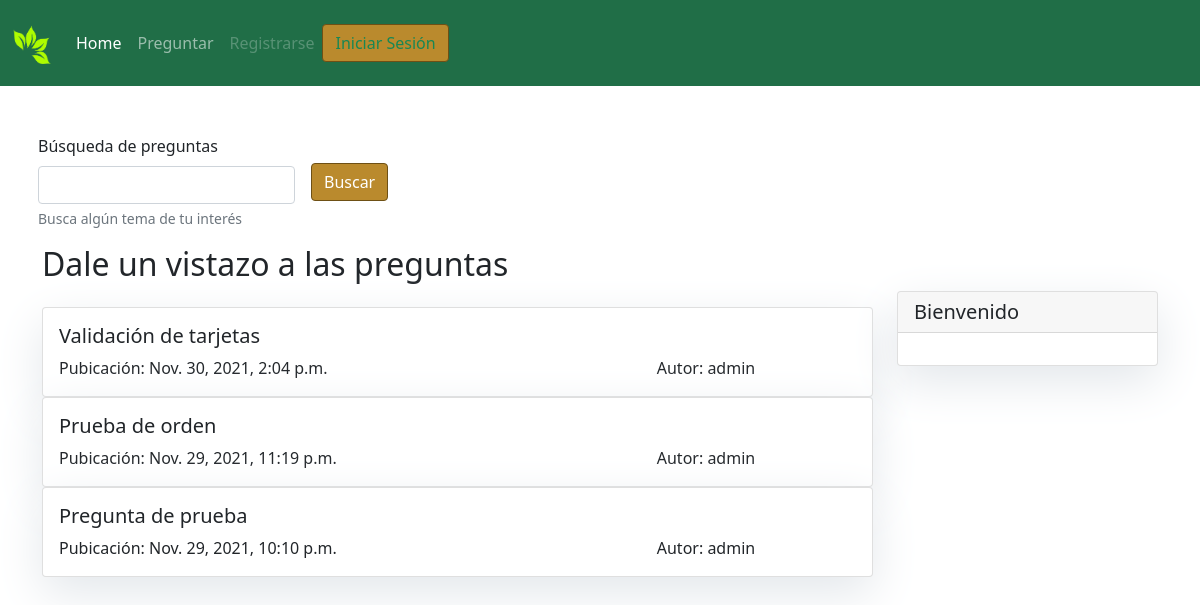
The app's page /, older data.
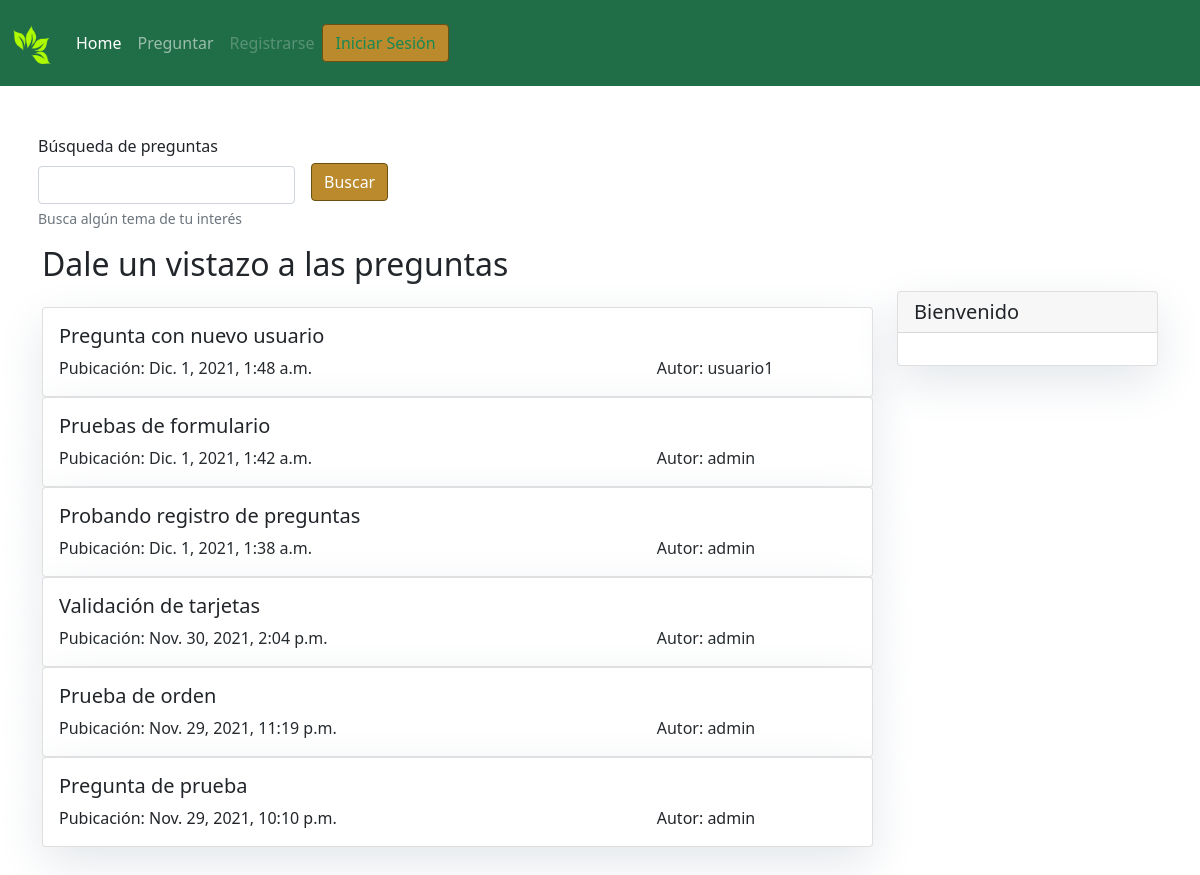
The same page, newer data.
### q_and_a/models.py (models this page shows, shortened)
class Pregunta(models.Model):
    titulo = models.CharField(max_length=200)
    detalle = models.TextField()
    fecha_publicacion = models.DateTimeField()
    autor = models.ForeignKey(User, on_delete=models.CASCADE)
    class Meta:
        ordering = ['-fecha_publicacion']

### q_and_a/views.py (the view)
# urls.py: path('', views.ListaPreguntas.as_view(), name='home'),
class ListaPreguntas(generic.ListView):
    template_name = 'index.html'
    def get_queryset(self):
        tema = self.request.GET.get('tema', '')
        if(tema != ''):
            query = Q(titulo__icontains=tema)
            queryset = Pregunta.objects.filter(query).order_by('-fecha_publicacion')
        else:
            queryset = Pregunta.objects.order_by('-fecha_publicacion')
        return queryset

### templates/index.html (shortened to what this page needs)
{% extends "base.html" %}
{% block content %}
    <form class="row row-cols-lg-auto g-3 align-items-center"
    method="GET" action="{% url 'preguntas:buscar' %}">
        <div class="col-12">
            <label for="InputSearch" class="form-label">Búsqueda de preguntas</label>
            <input type="text" name="tema" class="form-control" id="InputSearch" aria-describedby="searchHelp">
            <div id="searchHelp" class="form-text">Busca algún tema de tu interés</div>
        </div>
        <div class="col-12">
            <button type="submit" class="btn btn-primary">Buscar</button>
        </div>
    </form>
    <h2>Dale un vistazo a las preguntas</h2>
    <div class="col-md-9 mt-3 left">
        {% for pregunta in pregunta_list %}
        <div class="card w-85" id="{% url 'preguntas:detalles' pregunta.id %}">
            <div class="card-body">
                <h5 class="card-title">{{ pregunta.titulo }}</h5>
                <p class="card-text">
                    <span style="float: left; width: 75%;">
                        Pubicación: {{ pregunta.fecha_publicacion }}
                    </span>
                    <span style="float: left; width: 25%;">
                        Autor: {{ pregunta.autor }}
                    </span>
                </p>
            </div>
        </div>
        {% endfor %}
    </div>
    {% block sidebar %} {% include 'tarjeta_usuario.html' %} {% endblock sidebar %}
    {% block javascript %}
        {% load static %}
    {% endblock javascript %}
{% endblock content %}

### templates/base.html (shortened to what this page needs)
<!DOCTYPE html>
<html lang="es">
    <head>
        {% load static %}
        <link href="https://cdn.jsdelivr.net/npm/bootstrap@5.1.3/dist/css/bootstrap.min.css" rel="stylesheet">
        <link rel="stylesheet" href="https://cdn.jsdelivr.net/npm/bootstrap-icons@1.7.1/font/bootstrap-icons.css">
        {% load static %}
        <link rel=stylesheet href="{% static 'css/general.css' %}" type="text/css">
    </head>
    <body>
        <nav class="navbar navbar-expand-lg navbar-dark"
        style="background-color: #206E47;">
            <div class="container-fluid">
                <a class="navbar-brand" href="{% url 'preguntas:home' %}">
                    {% load static %}
                    <img src="{% static 'media/logo.png' %}" alt="" width="40" height="40" class="d-inline-block align-text-top">
                </a>
                <div class="collapse navbar-collapse" id="navbarNav">
                    <ul class="navbar-nav">
                        <li class="nav-item">
                          <a class="nav-link active" aria-current="page" href="{% url 'preguntas:home' %}">Home</a>
                        </li>
                        <li class="nav-item">
                          <a class="nav-link" href="{% url 'preguntas:pregunta_form' %}">Preguntar</a>
                        </li>
                        <li class="nav-item">
                          <a class="nav-link disabled">Registrarse</a>
                        </li>
                    </ul>
                    {% if user.is_authenticated %}
                        <form class="d-flex" method="GET" action="{% url 'preguntas:logout' %}">
                            <button class="btn btn-outline-success">Cerrar Sesión</button>
                        </form>
                    {% else %}
                        <form class="d-flex" method="GET" action="{% url 'preguntas:login' %}">
                            <button class="btn btn-outline-success">Iniciar Sesión</button>
                        </form>
                    {% endif %}
                </div>
            </div>
        </nav>
        <div class="container">
            <div class="row">
                {% block content %}{% endblock content %}
            </div>
        </div>
    </body>
</html>

### templates/tarjeta_usuario.html (shortened to what this page needs)
{% block sidebar %}
<div class="col-md-3 float-right position-sticky">
    <div class="card position-sticky top-20 end-10">
            <h5 class="card-header">Bienvenido</h5>
        <div class="card-body">
        </div>
    </div>
</div>
{% endblock sidebar %}

### assets/css/general.css (style rules this page uses)
body { margin-left: 1em; margin-right: 1em; margin-bottom: 3em; }
nav { margin-left: -1em; margin-right: -1em; }
form { padding: 1em 0em; }
button { background-color: #BA8A2D !important; border-color: #6E5015 !important; }
.btn { background-color: #BA8A2D !important; border-color: #6E5015 !important; }
.card { box-shadow: 0 16px 48px #E3E7EB; }

Row changes from the older to the newer data that the page shows:
added Pregunta: titulo "Pregunta con nuevo usuario", fecha_publicacion "Dic. 1, 2021, 1:48 a.m.", autor "usuario1"
added Pregunta: titulo "Pruebas de formulario", fecha_publicacion "Dic. 1, 2021, 1:42 a.m.", autor "admin"
added Pregunta: titulo "Probando registro de preguntas", fecha_publicacion "Dic. 1, 2021, 1:38 a.m.", autor "admin"
